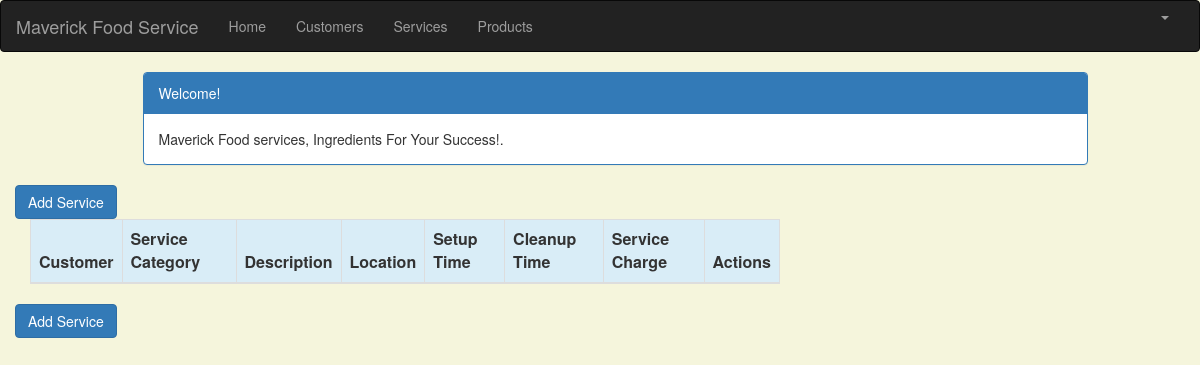
The page /service_list (signed in) on the database as committed earlier.
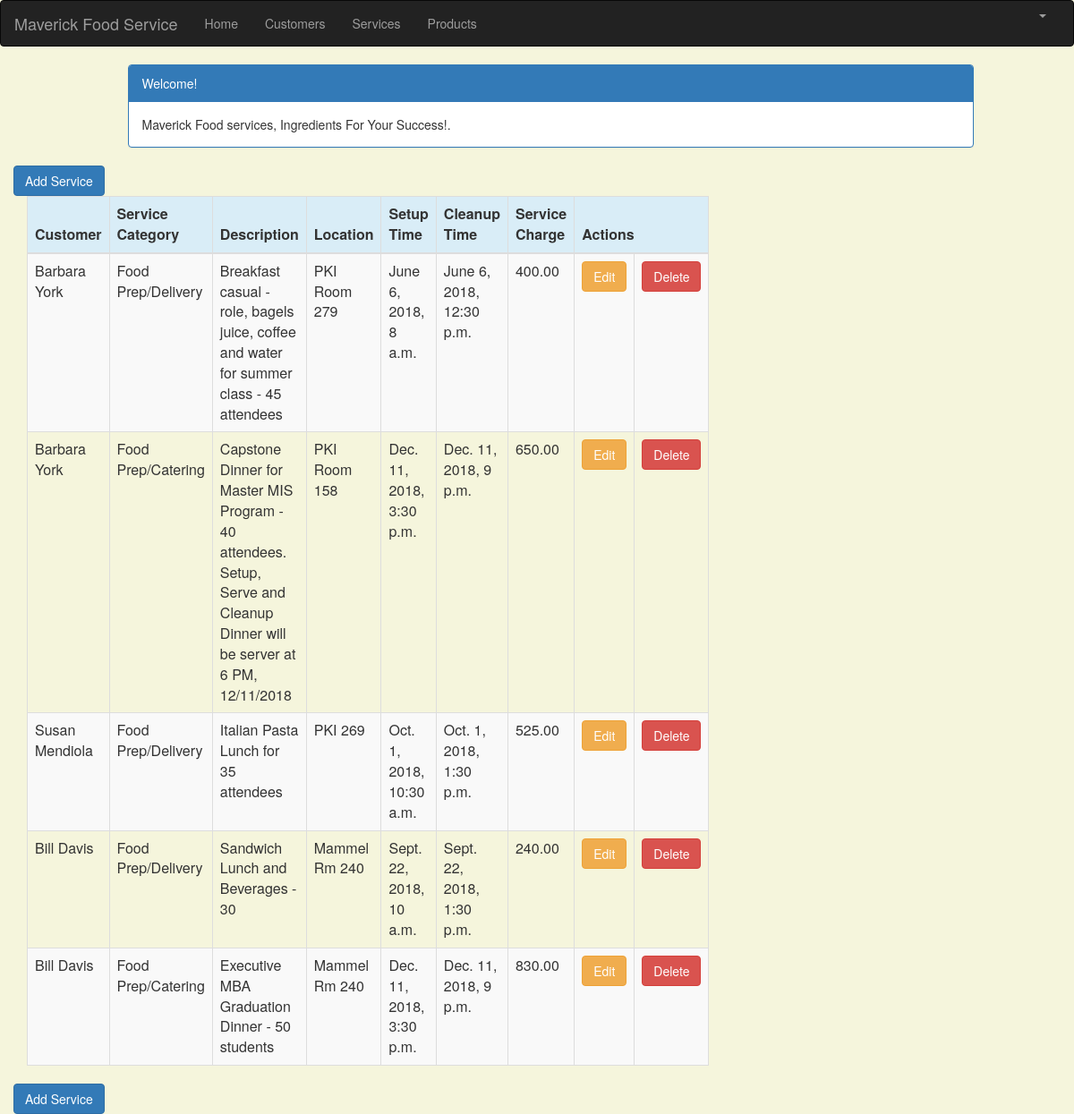
The same page on the database as committed later.
### crm/models.py (models this page shows, shortened)
class Service(models.Model):
    cust_name = models.ForeignKey(Customer, on_delete=models.CASCADE, related_name='services')
    service_category = models.CharField(max_length=100)
    description = models.TextField()
    location = models.CharField(max_length=200)
    setup_time = models.DateTimeField(
        default=timezone.now)
    cleanup_time = models.DateTimeField(
        default=timezone.now)
    service_charge = models.DecimalField(max_digits=10, decimal_places=2)
    created_date = models.DateTimeField(
        default=timezone.now)
    updated_date = models.DateTimeField(auto_now_add=True)

class Customer(models.Model):
    cust_name = models.CharField(max_length=50)
    organization = models.CharField(max_length=100, blank=True)
    role = models.CharField(max_length=100)
    email = models.EmailField(max_length=100)
    bldgroom = models.CharField(max_length=100)
    address = models.CharField(max_length=200)
    account_number = models.IntegerField(blank=False, null=False)
    city = models.CharField(max_length=50)
    state = models.CharField(max_length=50)
    zipcode = models.CharField(max_length=10)
    phone_number = models.CharField(max_length=50)
    created_date = models.DateTimeField(
        default=timezone.now)
    updated_date = models.DateTimeField(auto_now_add=True)
    def __str__(self):
        return str(self.cust_name)

### crm/views.py (the view)
# urls.py: path('service_list', views.service_list, name='service_list'),
@login_required
def service_list(request):
   services = Service.objects.filter(created_date__lte=timezone.now())
   return render(request, 'crm/service_list.html', {'services': services})

### crm/templates/crm/service_list.html (shortened to what this page needs)
{% extends 'crm/base.html' %}
{% block content %}
    <html>
    <head>
        <link rel="stylesheet" href="https://maxcdn.bootstrapcdn.com/bootstrap/3.3.4/css/bootstrap.min.css">
    </head>
    <body>
    <div class="container">
        <div class="row">
            <div class="col-md-10 col-md-offset-1">
                <div class="panel panel-primary">
                    <div class="panel-heading">Welcome!</div>
                    <div class="panel-body">
                        Maverick Food services, Ingredients For Your Success!.
                    </div>
                </div>
            </div>
        </div>
    </div>
    <div class="row">
        <a href="{% url 'crm:service_new' %}" class="row"><span
                   class="btn btn-primary">Add Service</span></a>
    </div>
    <div>
        <table class="table table-striped table-bordered table-hover">
            <thead>
            <tr class="bg-info">
                <th>Customer</th>
                <th>Service Category</th>
                <th>Description</th>
                <th>Location</th>
                <th>Setup Time</th>
                <th>Cleanup Time</th>
                <th>Service Charge</th>
                <th colspan="3">Actions</th>
            </tr>
            </thead>
            <tbody>
            {% for service in services %}
                <tr>
                    <td>{{ service.cust_name }}</td>
                    <td>{{ service.service_category }}</td>
                    <td>{{ service.description }}</td>
                    <td>{{ service.location }}</td>
                    <td>{{ service.setup_time }}</td>
                    <td>{{ service.cleanup_time }}</td>
                    <td>{{ service.service_charge }}</td>
                    <td><a href="{% url 'crm:service_edit' pk=service.pk %}"
                        class="btn btn-warning">Edit</a>
                    </td>
                    <td><a href="{% url 'crm:service_delete' pk=service.pk %}"
                        onclick="return confirm('Are you sure you want to delete?')"
                        class="btn btn-danger">Delete</a>
                </td>
                </tr>
            {% endfor %}
            </tbody>
        </table>
     <div class="row">
            <a href=""><span
                    class="btn btn-primary">Add Service</span></a>
        </div>
    </div>
    </body>
    </html>
{% endblock %}

### crm/templates/crm/base.html (shortened to what this page needs)
{% load staticfiles %}
<html lang="en">
<head>
    <link rel="stylesheet" href="https://maxcdn.bootstrapcdn.com/bootstrap/3.3.7/css/bootstrap.min.css">
</head>
<body id="app-layout">
<nav class="navbar navbar-inverse">
    <div class="container-fluid">
        <div class="navbar-header">
            <a class="navbar-brand" href="/">
                Maverick Food Service
            </a>
        </div>
        <div class="collapse navbar-collapse" id="myNavbar">
            <ul class="nav navbar-nav">
                <li><a href="{% url 'crm:home' %}">Home</a></li>
                <li><a href="{% url 'crm:customer_list' %}">Customers</a></li>
                <li><a href="{% url 'crm:service_list' %}">Services</a></li>
                <li><a href="{% url 'crm:product_list' %}">Products</a></li>
            </ul>
            <ul class="nav navbar-nav navbar-right">
                {% if user.is_authenticated %}
                    <li class="dropdown">
                        <a href="#" class="dropdown-toggle" data-toggle="dropdown" role="button" aria-expanded="false">
                            <span class="caret"></span>
                        </a>
                    </li>
                {% else %}
                    <li><a href="{% url 'login' %}"><span class="glyphicon glyphicon-log-in"></span> Login</a></li>
                {% endif %}
            </ul>
        </div>
    </div>
</nav>
<div class="content container">
    <div class="row">
        <div class="col-md-8">
            {% block content %}{% endblock %}
        </div>
    </div>
</body>
</html>

### crm/templates/crm/base.html (style rules this page uses)
.navbar { margin-bottom: 0; border-radius: 0; }

### crm/templates/crm/service_list.html (style rules this page uses)
body { background-color: beige; }

Rows that differ between the two databases and show on the page:
added Service: cust_name "Barbara York", service_category "Food Prep/Delivery", description "Breakfast casual - role, bagels juice, coffee and water for summer class - 45 attendees", location "PKI Room 279", setup_time "June 6, 2018, 8 a.m.", cleanup_time "June 6, 2018, 12:30 p.m.", service_charge "400.00"
added Service: cust_name "Barbara York", service_category "Food Prep/Catering", description "Capstone Dinner for Master MIS Program - 40 attendees. Setup, Serve and Cleanup Dinner will be server at 6 PM, 12/11/2018", location "PKI Room 158", setup_time "Dec. 11, 2018, 3:30 p.m.", cleanup_time "Dec. 11, 2018, 9 p.m.", service_charge "650.00"
added Service: cust_name "Susan Mendiola", service_category "Food Prep/Delivery", description "Italian Pasta Lunch for 35 attendees", location "PKI 269", setup_time "Oct. 1, 2018, 10:30 a.m.", cleanup_time "Oct. 1, 2018, 1:30 p.m.", service_charge "525.00"
added Service: cust_name "Bill Davis", service_category "Food Prep/Delivery", description "Sandwich Lunch and Beverages - 30", location "Mammel Rm 240", setup_time "Sept. 22, 2018, 10 a.m.", cleanup_time "Sept. 22, 2018, 1:30 p.m.", service_charge "240.00"
added Service: cust_name "Bill Davis", service_category "Food Prep/Catering", description "Executive MBA Graduation Dinner - 50 students", location "Mammel Rm 240", setup_time "Dec. 11, 2018, 3:30 p.m.", cleanup_time "Dec. 11, 2018, 9 p.m.", service_charge "830.00"
